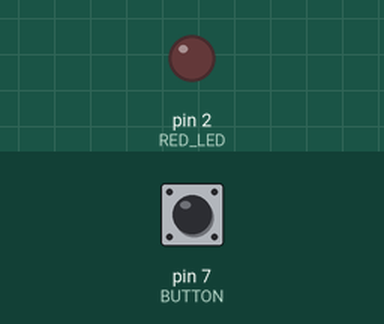
A sketch run on a simulated Arduino Uno, built with avr-gcc and run on an emulated ATmega328P. On the bench: output pins drawn as LEDs (lit = HIGH). Inputs (shaded band) come from the test bench; at power-on: pin 7 (BUTTON) HIGH.

Above: at 1.2 s.
1.3 s: pin 7 (BUTTON) pulled LOW for 0.15 s
At 1.4 s:
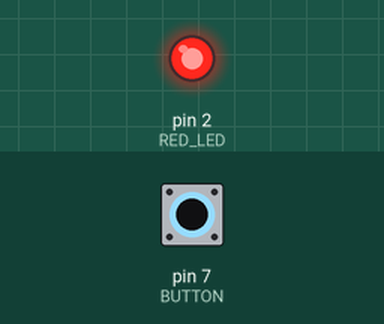
3.0 s: pin 7 (BUTTON) pulled LOW for 3.2 s
At 6.8 s:
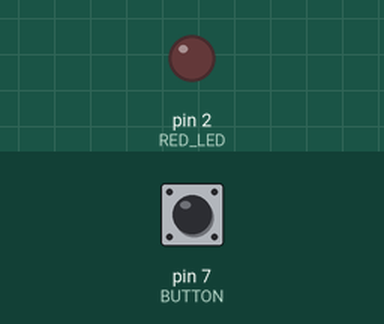
Timing chart, 0 to 8.3 s (numbered marks = the images above; inputs shaded):
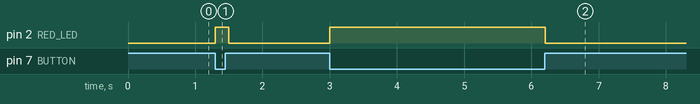

The sketch:

bluetooth_check.ino
```cpp
#include <SoftwareSerial.h>

SoftwareSerial bluetooth(19, 18);

#define RED_LED  2
#define BUTTON   7

bool pre_state = false;

void setup(){
  pinMode(RED_LED , OUTPUT);
  pinMode(BUTTON, INPUT);
  bluetooth.begin(9600);
}

void loop(){
  bool cur_state =!digitalRead(BUTTON);
  if(pre_state !=cur_state){
    if(cur_state == HIGH){
      digitalWrite(RED_LED,HIGH);
      bluetooth.write('a');
    }
    else{
      digitalWrite(RED_LED, LOW);
      bluetooth.write('b');
    }
    pre_state = cur_state;
  }
  delay(100);
}
```

Measured:
- after the input at 1.3 s, pin 2 (RED_LED): LOW → HIGH at once, → LOW 0.20 s later
- after the input at 3.0 s, pin 2 (RED_LED): LOW → HIGH at once, → LOW 3.2 s later
